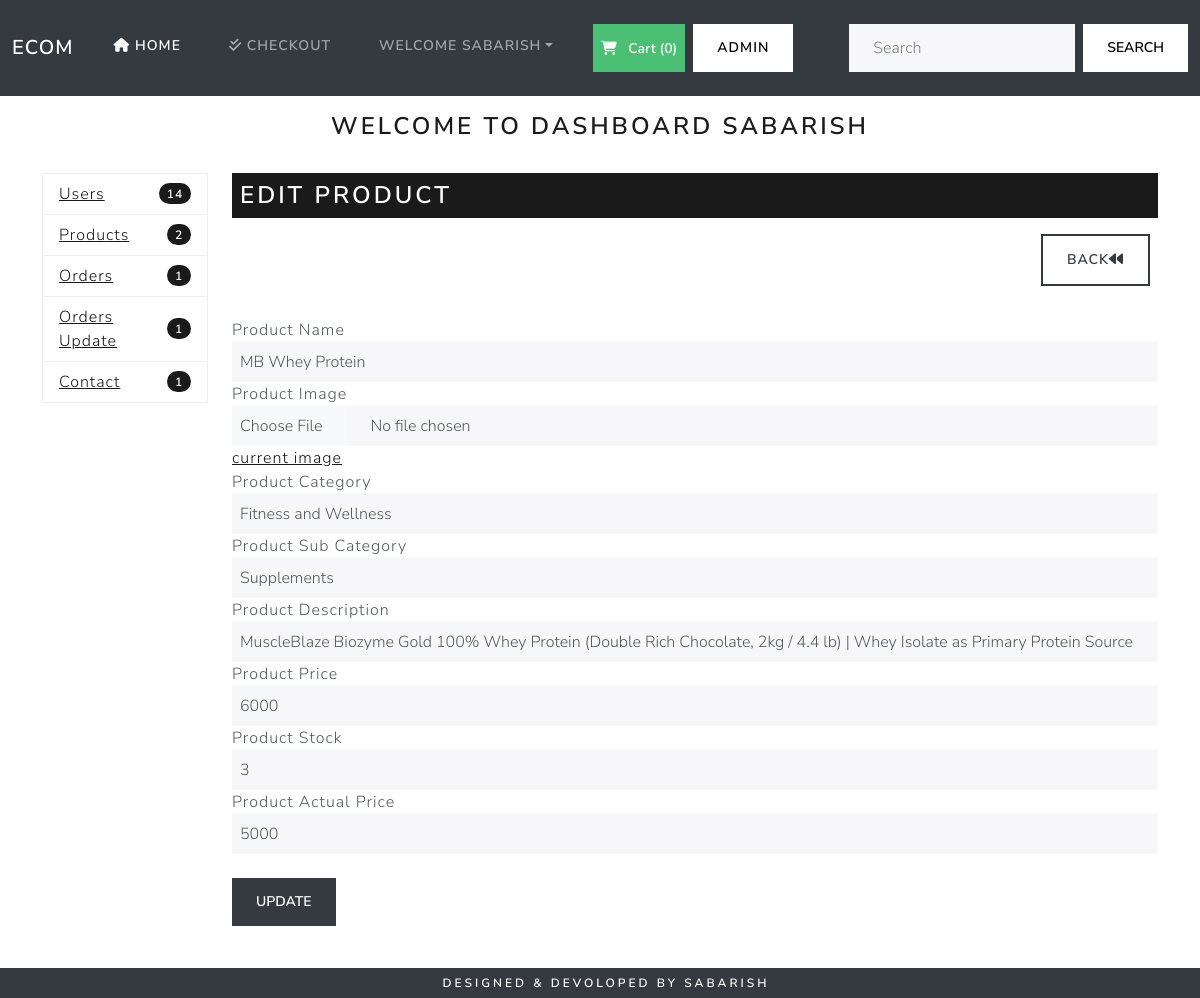
Screenshot of /dashboard/editProduct/3 (signed in) with the database file from the repository.
### ekart/models.py (models this page shows, shortened)
class Product(models.Model):
    product_id=models.AutoField
    product_name=models.CharField(max_length=100)
    category=models.CharField(max_length=100,default="")
    subcategory=models.CharField(max_length=100,blank=True,null=True)
    price=models.IntegerField(default=0)
    actualprice=models.IntegerField(default=0)
    stock=models.IntegerField(default=0,blank=True,null=True)
    desc=models.TextField(max_length=500)
    image=models.ImageField(upload_to='products')

### ekart/views.py (the view, shortened to what this page needs)
# urls.py: path('dashboard/editProduct/<id>', views.editProduct, name="editProduct"),
@login_required
@permission_required('ekartapp.edit_product', raise_exception=True)
def editProduct(request,id):
    d=Product.objects.get(id=id)
    context={"d":d}
    return render(request,"editProduct.html",context)

### templates/editProduct.html (shortened to what this page needs)
{% extends 'base.html' %}
{% block body %}
<div class="container mt-3">
  <h3 class="text-center">Welcome to Dashboard {{user.first_name}}</h3>
<br>
<div class="row">
<div class="col-md-2">
    <ul class="list-group">
        <li class="list-group-item d-flex justify-content-between align-items-center">
         <a href="http://127.0.0.1:8000/admin/auth/user/">Users</a>
          <span class="badge bg-primary rounded-pill">14</span>
        </li>
        <li class="list-group-item d-flex justify-content-between align-items-center">
          <a href="/dashboard">Products</a>
          <span class="badge bg-primary rounded-pill">2</span>
        </li>
        <li class="list-group-item d-flex justify-content-between align-items-center">
          <a href="http://127.0.0.1:8000/admin/ekartapp/orders/">Orders</a>
          <span class="badge bg-primary rounded-pill">1</span>
        </li>
        <li class="list-group-item d-flex justify-content-between align-items-center">
          <a href="http://127.0.0.1:8000/admin/ekartapp/orderupdate/">Orders Update</a>
          <span class="badge bg-primary rounded-pill">1</span>
        </li>
        <li class="list-group-item d-flex justify-content-between align-items-center">
          <a href="http://127.0.0.1:8000/admin/ekartapp/contact/">Contact</a>
          <span class="badge bg-primary rounded-pill">1</span>
        </li>
      </ul>
</div>
<div class="col-md-10">
<h3 class="text-dark bg-primary text-white p-2">Edit Product</h3>
<div class="d-grid gap-2 d-md-flex justify-content-md-end">
    <a type="button" href="/dashboard" class="btn btn-outline-dark m-2"
      >Back<i class="fa-solid fa-backward"></i></a>
  </div>
  <form action="/dashboard/editProduct/{{d.id}}" method="post" enctype="multipart/form-data">{% csrf_token %}
    <br />
    <label for="name">Product Name</label>
    <div class="form-group">
      <input
        type="text"
        class="form-control p-2"
        id="pname"
        name="pname"
        value="{{d.product_name}}"
        required
      />
    </div>
    <label for="name">Product Image</label>
    <div class="form-group">
      <input
        type="file"
        class="form-control p-2"
        id="pimage"
        name="pimage"
        value="{{d.image.url}}"
      />
      <a href="{{d.image.url}}" name="pimagelink">current image</a>
    </div>
    <label for="email">Product Category</label>
    <div class="form-group">
      <input
        type="text"
        class="form-control p-2"
        id="pcategory"
        name="pcategory"
        value="{{d.category}}"
        required
      />
    </div>
    <label for="email">Product Sub Category</label>
    <div class="form-group">
      <input
        type="text"
        class="form-control p-2"
        id="pscategory"
        name="pscategory"
        value="{{d.subcategory}}"
        required
      />
    </div>
    <label for="pass1">Product Description</label>
    <div class="form-group">
      <input
        type="text"
        class="form-control p-2"
        id="pdesc"
        name="pdesc"
        value="{{d.desc}}"
        required />
    </div>
    <label for="pnumber">Product Price</label>
    <div class="form-group">
      <input
        type="number"
        class="form-control p-2"
        id="pprice"
        value="{{d.price}}"
        name="pprice"
        required
      />
    </div>
    <label for="pnumber">Product Stock</label>
    <div class="form-group">
      <input
        type="number"
        class="form-control p-2"
        id="pstock"
        name="pstock"
        value="{{d.stock}}"
        required
      />
    </div>
    <label for="pnumber">Product Actual Price</label>
    <div class="form-group">
      <input
        type="number"
        class="form-control p-2"
        id="paprice"
        name="paprice"
        value="{{d.actualprice}}"
        required
      />
    </div>
    <br />
    <button type="submit" class="btn btn-dark">Update</button>
    <br />
    <br>
<br>
<br>
</div>
</div>
</div>
{% endblock body %}

### templates/base.html (shortened to what this page needs)
{% load static %}
<!doctype html>
<html lang="en">
  <head>
    <link rel="stylesheet" href="{% static 'css/bootstrap.min.css' %}">
    <link rel="stylesheet" href="https://cdnjs.cloudflare.com/ajax/libs/font-awesome/6.7.2/css/all.min.css" />
  </head>
  <body>
    <nav class="navbar navbar-expand-lg bg-dark" data-bs-theme="dark">
      <div class="container-fluid">
        <a class="navbar-brand" href="#">Ecom</a>
        <div class="collapse navbar-collapse" id="navbarColor02">
          <ul class="navbar-nav me-auto">
            <li class="nav-item">
              <a class="nav-link active" href="/"><i class="fa-solid fa-house"></i> Home
              </a>
            </li>
            <li class="nav-item">
              <a class="nav-link" href="/checkout"><i class="fa-solid fa-check-double"></i> Checkout</a>
            </li>
            {% if request.user.is_authenticated %}
            <li class="nav-item dropdown">
              <a class="nav-link dropdown-toggle" data-bs-toggle="dropdown" href="#" role="button" aria-haspopup="true" aria-expanded="false">Welcome {{user.first_name}}</a>
            </li>
            {% endif %}
            <button type="button" class="nav-link scrollto bg-success  text-white" id="popcart" data-container="body" data-toggle="popover" data-placement="bottom" data-html="true" ><i class="fa-solid fa-cart-shopping me-2"></i>  Cart (<span id="cart">0</span>)
            </button>
            {% if user.is_superuser %}
            <a href="/dashboard" class="btn btn-light ms-2">Admin</a>
            {% endif %}
          </ul>
          <form class="d-flex" action="/search" method="get">
            <input name="search" class="form-control me-sm-2" type="search" placeholder="Search">
            <button class="btn btn-secondary my-2 my-sm-0" type="submit">Search</button>
          </form>
        </div>
      </div>
    </nav>
    {% block body %}
    {% endblock %}
        <div class="row bg-dark" id="footer">
          <div class="col-md-4"></div>
          <div class="col-md-4">
            <h6 class="text-white bg-dark m-2">Designed & Devoloped By Sabarish</h6>
          </div>
          <div class="col-md-4"></div>
        </div>
  </body>
</html>

### rows the page displays
Product: pname "MB Whey Protein", pcategory "Fitness and Wellness", pscategory "Supplements", pdesc "MuscleBlaze Biozyme Gold 100% Whey Protein (Double Rich Chocolate, 2kg / 4.4 lb) | Whey Isolate as Primary Protein Source", pprice "6000", pstock "3", paprice "5000"

### other values shown
{{ user.first_name }} "SABARISH"
